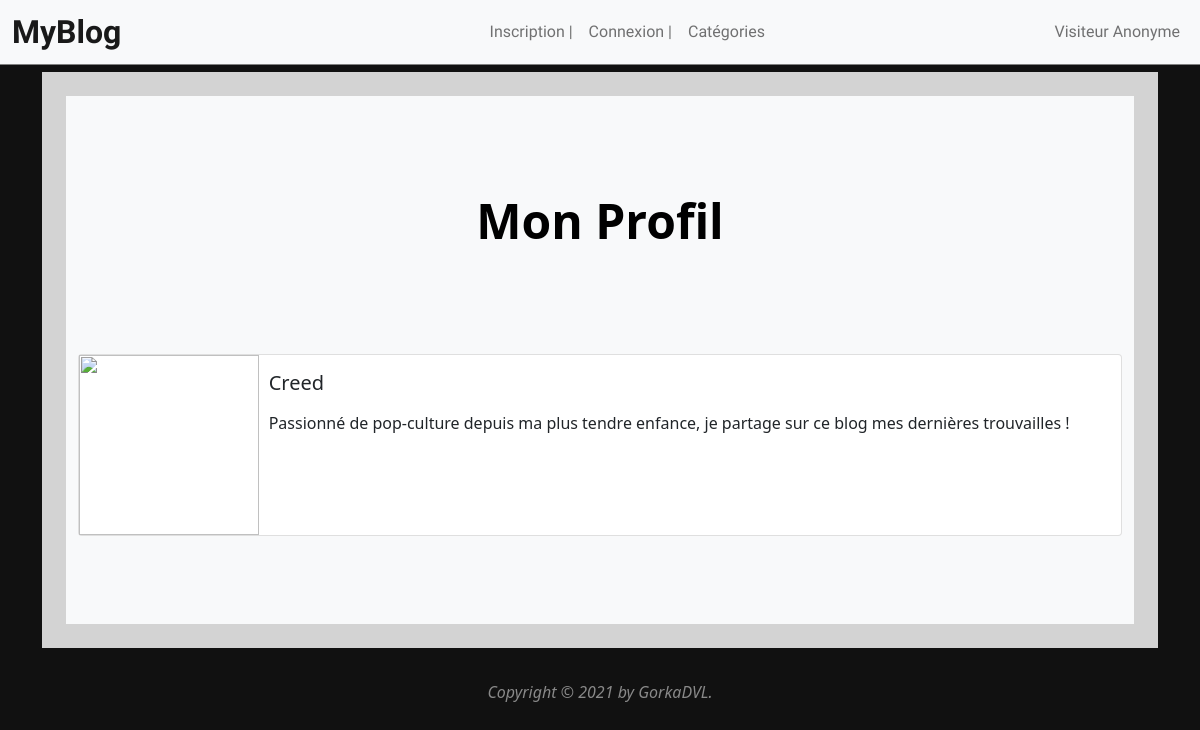
Before: /members/1/profile with the older database file.
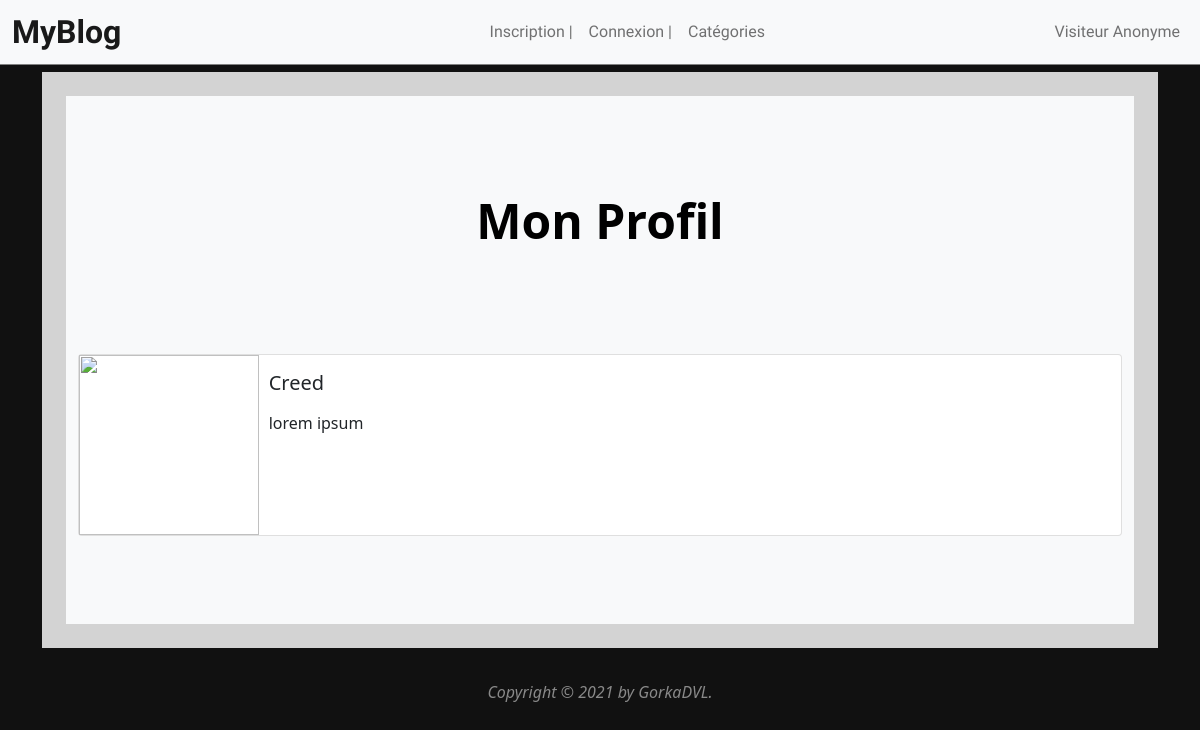
After: the same page with the newer database file.
### monblog/models.py (models this page shows, shortened)
class Profile(models.Model):
    user = models.OneToOneField(User, null=True, on_delete=models.CASCADE)
    bio =  models.TextField()
    profile_pic = models.ImageField(null=True, blank=True, upload_to="images/profile/" )
    website_url = models.CharField(max_length=255, null=True, blank=True)
    facebook_url = models.CharField(max_length=255, null=True, blank=True)
    twitter_url = models.CharField(max_length=255, null=True, blank=True)
    instagram_url = models.CharField(max_length=255, null=True, blank=True)

### members/views.py (the view)
# urls.py: path('<int:pk>/profile', ShowProfilePageView.as_view(), name='show_profile_page'),
class ShowProfilePageView(DetailView):
    model = Profile
    template_name = 'registration/user_profile.html'
    def get_context_data(self, *args, **kwargs):
        context = super(ShowProfilePageView, self).get_context_data(*args, **kwargs)
        page_user = get_object_or_404(Profile, id=self.kwargs['pk'])
        context["page_user"] = page_user
        return context

### members/templates/registration/user_profile.html (shortened to what this page needs)
{% extends 'base.html' %}
{% load static %}
{% block content %}
<div class="container bg-light" style="border: rgb(211, 211, 211) solid 24px;">
  <h1 style="color:black; font-size: 3em; font-weight: bold;">Mon Profil</h1>
<br><br>
<div class="card mb-3" >
    <div class="row g-0">
      <div class="col-md-2">
    {% if page_user.profile_pic %}
    <img src="{{ page_user.profile_pic.url }}" alt="" width="180" height="180">
    {% else %}
    <img src="{% static 'popcom/images/default_profile_pic.png' %}" alt="" width="180" height="180">
    {% endif %}
  </div>
  <div class="col-md-10">
    <div class="card-body">
      <h5 class="card-title">{{ page_user.user.first_name }} {{ page_user.user.name_name }}</h5>
      <p class="small text-muted">
      <p class="card-text">{{ page_user.bio }}</p>
    </div>
  </div>
</div>
</div>
<br><br><br>
</div>
{% endblock %}

Changed rows visible on the page:
changed Profile "Creed": bio "Passionné de pop-culture depuis ma plus tendre enfance, je partage sur ce blog mes dernières trouvailles !" → "lorem ipsum"
